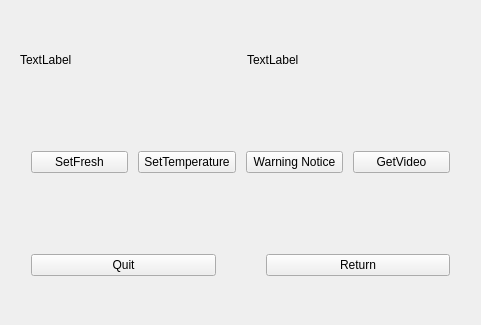
<?xml version="1.0" encoding="UTF-8"?>
<ui version="4.0">
 <class>Fridge</class>
 <widget class="QWidget" name="Fridge">
  <property name="geometry">
   <rect>
    <x>0</x>
    <y>0</y>
    <width>481</width>
    <height>325</height>
   </rect>
  </property>
  <property name="windowTitle">
   <string>Form</string>
  </property>
  <layout class="QVBoxLayout" name="verticalLayout">
   <item>
    <widget class="QWidget" name="widget_3" native="true">
     <layout class="QHBoxLayout" name="horizontalLayout_3">
      <property name="spacing">
       <number>12</number>
      </property>
      <item>
       <widget class="QLabel" name="current_fresh">
        <property name="text">
         <string>TextLabel</string>
        </property>
       </widget>
      </item>
      <item>
       <widget class="QLabel" name="current_temp">
        <property name="text">
         <string>TextLabel</string>
        </property>
       </widget>
      </item>
     </layout>
    </widget>
   </item>
   <item>
    <widget class="QWidget" name="widget_2" native="true">
     <layout class="QHBoxLayout" name="horizontalLayout_2">
      <property name="spacing">
       <number>10</number>
      </property>
      <property name="leftMargin">
       <number>20</number>
      </property>
      <property name="rightMargin">
       <number>20</number>
      </property>
      <item>
       <widget class="QPushButton" name="fresh">
        <property name="text">
         <string>SetFresh</string>
        </property>
       </widget>
      </item>
      <item>
       <widget class="QPushButton" name="temp">
        <property name="text">
         <string>SetTemperature</string>
        </property>
       </widget>
      </item>
      <item>
       <widget class="QPushButton" name="warn">
        <property name="text">
         <string>Warning Notice</string>
        </property>
       </widget>
      </item>
      <item>
       <widget class="QPushButton" name="video">
        <property name="text">
         <string>GetVideo</string>
        </property>
       </widget>
      </item>
     </layout>
    </widget>
   </item>
   <item>
    <widget class="QWidget" name="widget" native="true">
     <layout class="QHBoxLayout" name="horizontalLayout">
      <property name="spacing">
       <number>50</number>
      </property>
      <property name="leftMargin">
       <number>20</number>
      </property>
      <property name="rightMargin">
       <number>20</number>
      </property>
      <item>
       <widget class="QPushButton" name="quit">
        <property name="text">
         <string>Quit</string>
        </property>
       </widget>
      </item>
      <item>
       <widget class="QPushButton" name="back">
        <property name="text">
         <string>Return</string>
        </property>
       </widget>
      </item>
     </layout>
    </widget>
   </item>
  </layout>
 </widget>
 <resources/>
 <connections/>
</ui>
